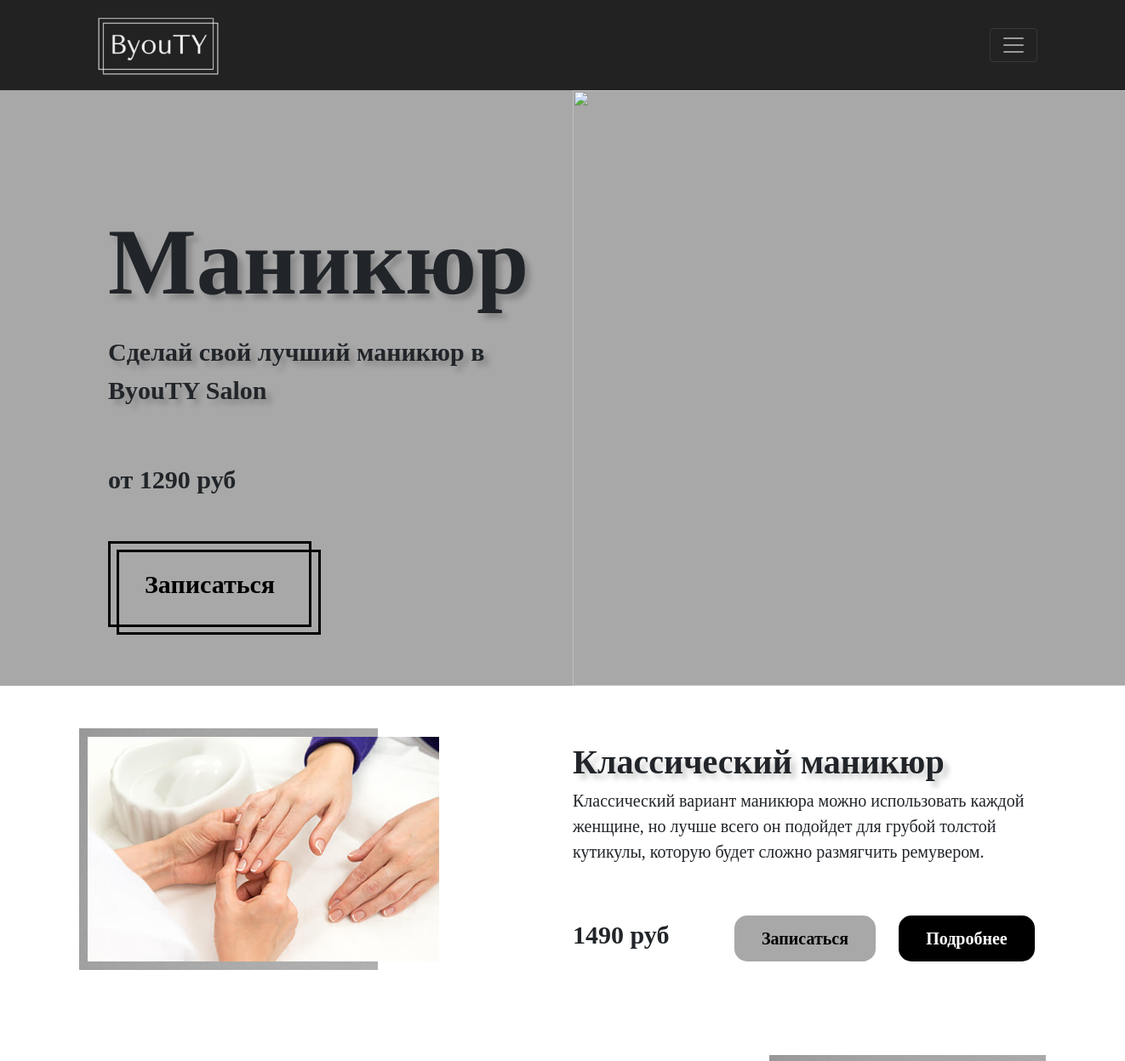
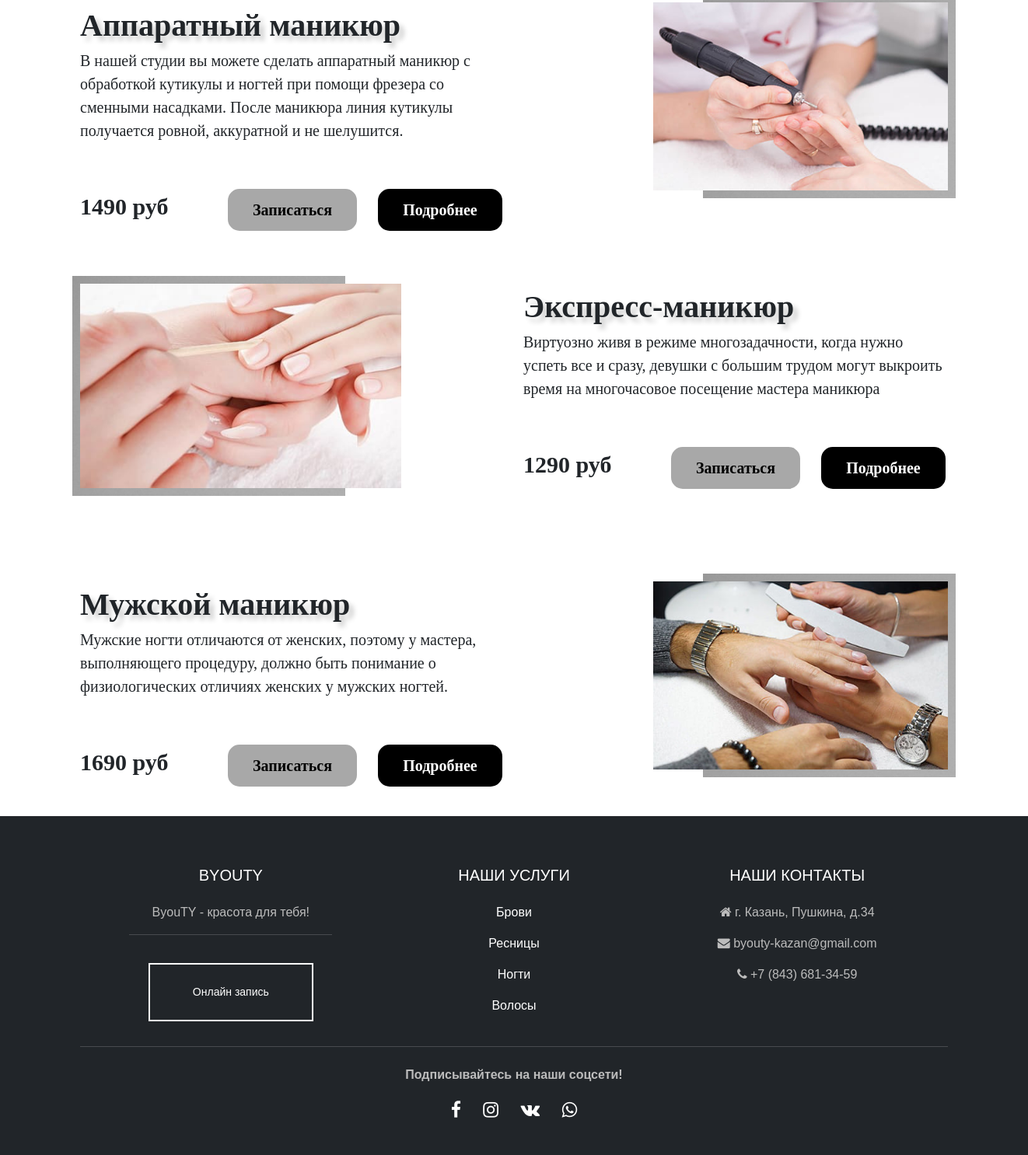
The page /uslugi/nails on the database its author committed (2 pictures, top to bottom).
### beauty/models.py (models this page shows, shortened)
class Beauty(models.Model):
    procedures = models.ForeignKey(typeBeauty, on_delete=models.CASCADE, default=1, blank=True)
    title = models.CharField(max_length=100)
    description = models.CharField(max_length=250)
    price = models.IntegerField(default=0)
    image = models.ImageField(upload_to='beauty/images/uslugi')

### beauty/views.py (the view)
# urls.py: path('nails', views.nails, name='nails'),
def nails(request):
    procedures = Beauty.objects.all()
    return render(request, 'uslugi.nogti.html',
    {'procedures':procedures})

### beauty/templates/uslugi.nogti.html (shortened to what this page needs)
{% extends 'base.html' %}
{% block content %}
<div style="background-color: #a8a8a8;">
    <div class="container">
        <div class="row">
            <div class="col-md-9 col-lg-6 col-xl-6 col-xxl-6">
                <div class="container h-100 d-flex flex-column justify-content">
                    <div class="h-100">
                        <p class="homepage-title mx-auto" style="text-align: left;">
                            Маникюр
                        </p>
                        <div class="homepage-title2" style="text-align: left;">
                        Сделай свой лучший маникюр в <br> ByouTY Salon
                        </div>
                        <div class="homepage-descr" style="text-align: left; margin-top: 60px;">
                          от  1290 руб
                        </div>
                        <div class="homepage-descr2" style="text-align: left; margin-top: 40px;">
                            <a href="{% url 'uslugi' 2 %}">
                                <p style="font-size: 30px;
                                margin-top: 10px;
                                margin-bottom: -100px;
                                color: black;
                                padding: 25px 40px;
                                border: 3px solid black;
                                position: absolute;
                                display: inline-block;
                                transition: 0.3s all;
                                text-decoration: none;">
                                    Записаться
                                </p>
                                <p style="font-size: 30px;
                                margin-left: 10px;
                                margin-top: 20px;
                                padding: 47px 117px;
                                border: 3px solid black;
                                position: absolute;
                                display: inline-block;
                                transition: 0.3s all;
                                text-decoration: none;">
                                </p>
                            </a>
                        </div>
                    </div>
                </div>
            </div>
            <div class="col-md-3 col-lg-6 col-xl-6 col-xxl-6" >
                <div class="box">
                    {% load static %}
                    <img src="{% static 'images/nails-back.png' %}" alt="" style="position: relative;">
                </div>
            </div>
        </div>
    </div>
</div>
<div class="container">
    {% for procedure in procedures %}
    {% if procedure.procedures.type == 'Ногти' %}
    {% if not forloop.counter|divisibleby:2 %}
    <div class="row">
        <div class="col-md-3 col-lg-6 col-xl-6 col-xxl-6">
            <div class="box-image">
                <div class="img">
                    <img src="{{ procedure.image.url }}" alt=""
                    style = "height: 48%; width: 75.6%;">
                </div>
                <div class="square square-left">
                    {% load static %}
                </div>
            </div>
        </div>
        <div class="col-md-9 col-lg-6 col-xl-6 col-xxl-6">
            <div class="homepage-title" style="text-align: left; font-size: 40px; margin-top: 60px;">
                {{ procedure.title }}
            </div>
            <div class="homepage-descr2" style="text-align: left; font-weight:lighter">
                {{ procedure.description }}
            </div>
            <div class="row">
                <div class="col-md-4 col-lg-4 col-xl-4 col-xxl-4">
                    <div class="homepage-descr2" style="text-align: left; margin-top: 60px; font-size: 30px;">
                        {{ procedure.price }} руб
                    </div>
                </div>
                <div class="col-md-4 col-lg-4 col-xl-4 col-xxl-4">
                    <div class="homepage-descr2">
                        <a href="{% url 'master' procedure.id %}" style="border: 2px solid #a8a8a8;
                        margin-top: 60px;
                        padding: 10px 30px;
                        border-radius: 15px;
                        background-color: #a8a8a8;
                        color: black;
                        display: inline-block;
                        transition: 0.3s all;
                        text-decoration: none;">
                            Записаться
                        </a>
                    </div>
                </div>
                <div class="col-md-4 col-lg-4 col-xl-4 col-xxl-4">
                    <div class="homepage-descr2">
                        <a href="{% url 'brows.detail' procedure.id %}" style="border: 2px solid black;
                        margin-top: 60px;
                        padding: 10px 30px;
                        border-radius: 15px;
                        background-color: black;
                        color: white;
                        display: inline-block;
                        transition: 0.3s all;
                        text-decoration: none;">
                            Подробнее
                        </a>
                    </div>
                </div>
            </div>
        </div>
    </div>
    {% endif %}
    {% if forloop.counter|divisibleby:2 %}
    <div class="row">
        <div class="col-md-9 col-lg-6 col-xl-6 col-xxl-6">
            <div class="homepage-title" style="text-align: left; font-size: 40px; margin-top: 60px;">
                {{ procedure.title }}
            </div>
            <div class="homepage-descr2" style="text-align: left; font-weight:lighter">
                {{ procedure.description }}
            </div>
            <div class="row">
                <div class="col-md-4 col-lg-4 col-xl-4 col-xxl-4">
                    <div class="homepage-descr2" style="text-align: left; margin-top: 60px; font-size: 30px;">
                        {{ procedure.price }} руб
                    </div>
                </div>
                <div class="col-md-4 col-lg-4 col-xl-4 col-xxl-4">
                    <div class="homepage-descr2">
                        <a href="{% url 'master' procedure.id %}" style="border: 2px solid #a8a8a8;
                        margin-top: 60px;
                        padding: 10px 30px;
                        border-radius: 15px;
                        background-color: #a8a8a8;
                        color: black;
                        display: inline-block;
                        transition: 0.3s all;
                        text-decoration: none;">
                            Записаться
                        </a>
                    </div>
                </div>
                <div class="col-md-4 col-lg-4 col-xl-4 col-xxl-4">
                    <div class="homepage-descr2">
                        <a href="{% url 'brows.detail' procedure.id %}" style="border: 2px solid black;
                        margin-top: 60px;
                        padding: 10px 30px;
                        border-radius: 15px;
                        background-color: black;
                        color: white;
                        display: inline-block;
                        transition: 0.3s all;
                        text-decoration: none;">
                            Подробнее
                        </a>
                    </div>
                </div>
            </div>
        </div>
        <div class="col-md-3 col-lg-6 col-xl-6 col-xxl-6">
            <div class="box-image">
                <div class="img" style="margin-left: 167px;">
                    <img src="{{ procedure.image.url }}" alt=""
                    style = "height: 64%; width: 100%;">
                </div>
                <div class="square">
                    {% load static %}
                </div>
            </div>
        </div>
    </div>
    {% endif %}
    {% endif %}
    {% endfor %}
</div>
{% endblock content %}

### beautysalon/static/styles/styles.css (style rules this page uses)
.homepage-title { margin-top: 15vh; margin-bottom: 0; text-align: center; font-size: 110px; text-decoration: none; font-family:Garamond; font-weight: 900; text-shadow: 6px 6px 6px rgba(0,0,0,.2); }
.homepage-title2 { margin: 0; padding: 0; text-align: left; font-size: 30px; text-decoration: none; font-family:Garamond; font-weight: 900; text-shadow: 6px 6px 6px rgba(0,0,0,.2); }
.homepage-descr { margin-top: 12vh; text-align: center; font-size: 30px; text-decoration: none; font-family:Garamond; font-weight: 900; }
.homepage-descr2 { text-align: center; font-size: 20px; text-decoration: none; font-family:Garamond; font-weight: 900; }
.box { position: relative; overflow:hidden; width:700px; height:700px; }
.box img { position: absolute; top:50%; left:50%; -webkit-transform:translate(-50%,-50%); -ms-transform:translate(-50%,-50%); transform:translate(-50%,-50%); width:700px; height:700px; -o-object-fit:cover; object-fit:cover; }
.box-image { position: relative; font-size: 0; margin-bottom: 60px; margin-top: 60px; }
.box-image .img { position: relative; z-index: 2; display: block; max-width: 100%; }
.box-image .square { position: absolute; padding-bottom: -30px; height: calc(100% + 20px); top: -10px; right: -10px; bottom: -10px; background: #91d5de; display: block; }
.box-image .square.square-left { right: auto; left: -10px; }

### rows shown on the page
Beauty: image (picture), title "Классический маникюр", description "Классический вариант маникюра можно использовать каждой женщине, но лучше всего он подойдет для грубой толстой кутикулы, которую будет сложно размягчить ремувером.", price "1490"
Beauty: title "Аппаратный маникюр", description "В нашей студии вы можете сделать аппаратный маникюр с обработкой кутикулы и ногтей при помощи фрезера со сменными насадками. После маникюра линия кутикулы получается ровной, аккуратной и не шелушится.", price "1490", image (picture)
Beauty: image (picture), title "Экспресс-маникюр", description "Виртуозно живя в режиме многозадачности, когда нужно успеть все и сразу, девушки с большим трудом могут выкроить время на многочасовое посещение мастера маникюра", price "1290"
Beauty: title "Мужской маникюр", description "Мужские ногти отличаются от женских, поэтому у мастера, выполняющего процедуру, должно быть понимание о физиологических отличиях женских у мужских ногтей.", price "1690", image (picture)
